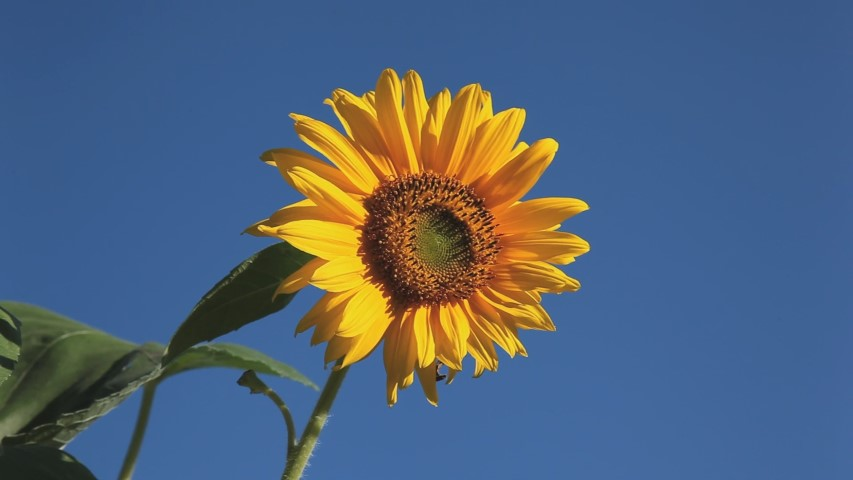
#> input picture sampleprogram/03/03-02-a.jpg, 853 x 480 px
$ python 03-04.py
#> lines starting #> are read from the running program, lines starting #| are printed output that depends on the picture; after the words box and inside, x2 and y2 are one past the last pixel; in counts of white or black regions, pixels touching at a corner belong together
import cv2

FLOW_W = 10
FLOW_H = 10

img_pre = cv2.imread('03-02-a.jpg', 1)
#> img_pre is the input picture: shape (480, 853, 3); mean B, G, R 120.6, 99.2, 81.4
img_now = cv2.imread('03-02-b.jpg', 1)
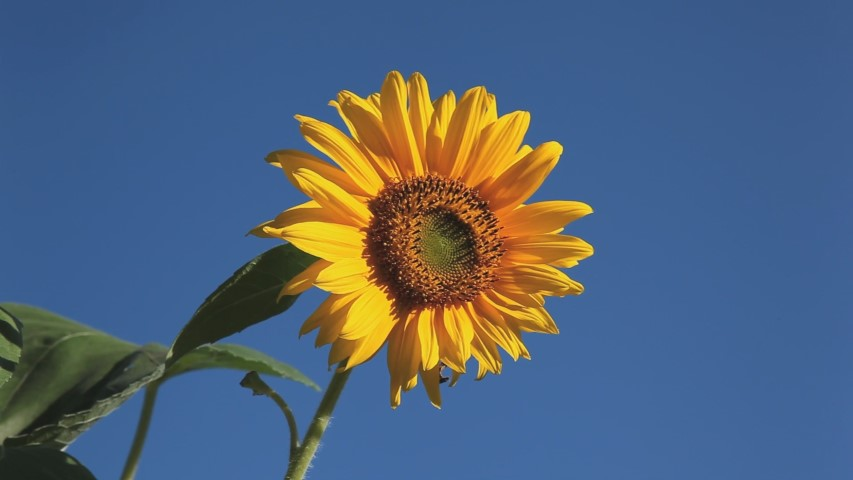
#> input picture sampleprogram/03/03-02-b.jpg, 853 x 480 px
#> img_now is the input picture: shape (480, 853, 3); mean B, G, R 120.7, 99.2, 81.5

img_pre_g = cv2.cvtColor(img_pre, cv2.COLOR_BGR2GRAY)
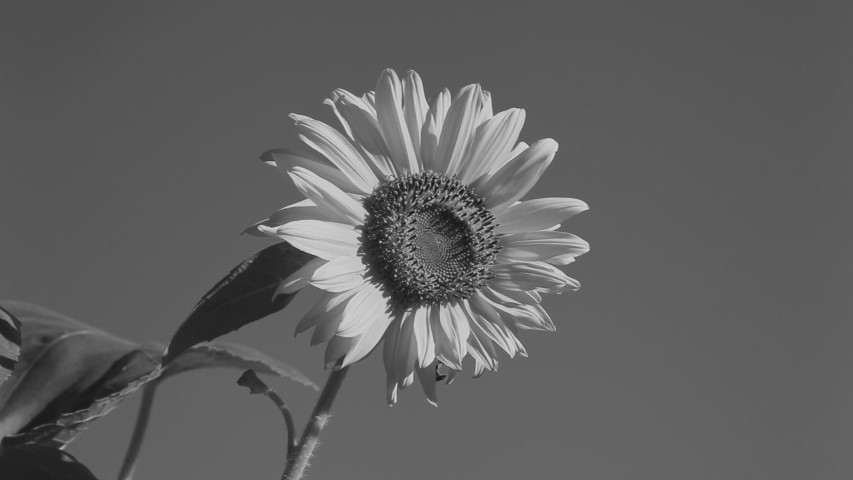
#> img_pre_g: shape (480, 853); min 20, max 217, mean 96.3
img_now_g = cv2.cvtColor(img_now, cv2.COLOR_BGR2GRAY)
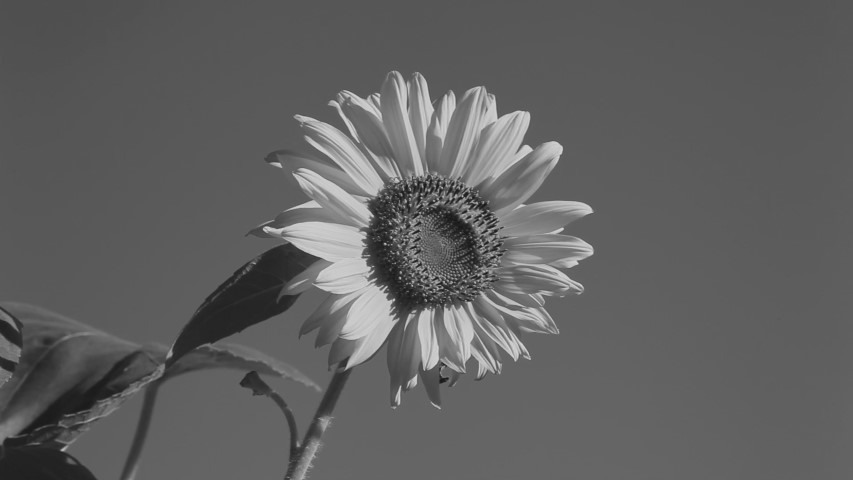
#> img_now_g: shape (480, 853); min 20, max 216, mean 96.3

flow = cv2.calcOpticalFlowFarneback(img_pre_g, img_now_g, None, 0.5, 3, 30, 3, 3, 1.1, 0)

rows, cols, ch = img_now.shape
#> rows = 480; cols = 853; ch = 3

for y in range(0, cols, FLOW_H):
	for x in range(0, rows, FLOW_W):
		ps = (y, x)
		pe = (ps[0] + int(flow[x][y][0]), ps[1] + int(flow[x][y][1]))
		cv2.line(img_now, ps, pe, (0, 0, 255), 2)
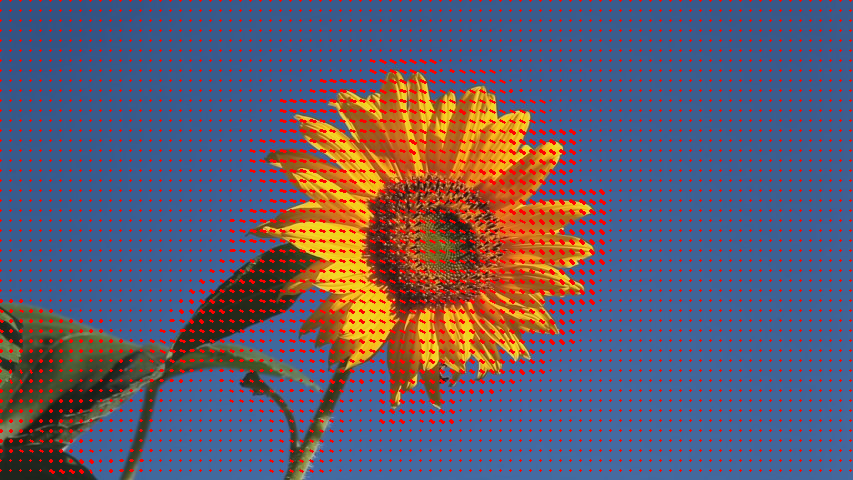
#> img_now: shape (480, 853, 3); 8.75% of pixels changed, all inside (x1, y1, x2, y2) = (0, 0, 852, 474)

cv2.imshow('opticalflow', img_now)
cv2.waitKey(0)
cv2.destroyAllWindows()
